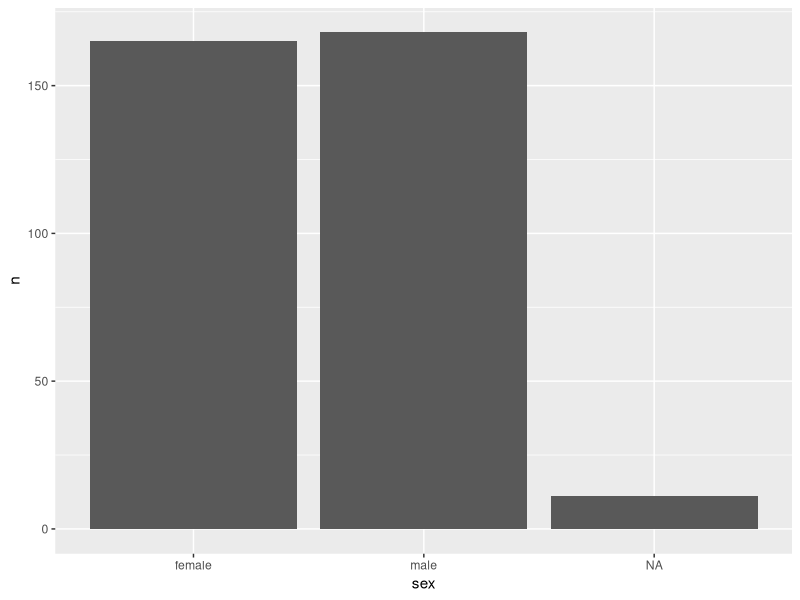

Recreate this plot in R.
## ---- chunk 1
knitr::opts_chunk$set(echo = TRUE)
## ---- chunk 2
#use ctrl+enter to run code
#install.packages("tidyverse")
library(tidyverse)

#install.packages("palmerpenguins")
library(palmerpenguins)
penguins

dim(penguins)
install.packages("skimr", repos = "https://cloud.r-project.org")
library(skimr)
skimr::skim(penguins)

#sex distribution
penguins %>%
  count(sex) %>%
  ggplot(aes(sex, n)) +
  geom_col() 
  
# of male penquins
  sum(penguins$sex =="male", na.rm = TRUE)

#total observations
nrow(penguins)

# percentage of males
m_per <- round((sum(penguins$sex == "male", na.rm = TRUE) / nrow(penguins)) * 100, 1)
#percentage of females 
f_per <- round((sum(penguins$sex == "female", na.rm = TRUE) / nrow(penguins)) * 100, 1)
